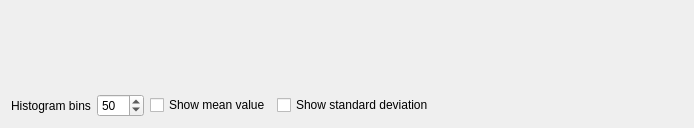
<?xml version="1.0" encoding="UTF-8"?>
<ui version="4.0">
 <class>QgsHistogramWidgetBase</class>
 <widget class="QWidget" name="QgsHistogramWidgetBase">
  <property name="geometry">
   <rect>
    <x>0</x>
    <y>0</y>
    <width>694</width>
    <height>128</height>
   </rect>
  </property>
  <property name="sizePolicy">
   <sizepolicy hsizetype="Preferred" vsizetype="MinimumExpanding">
    <horstretch>0</horstretch>
    <verstretch>0</verstretch>
   </sizepolicy>
  </property>
  <property name="minimumSize">
   <size>
    <width>0</width>
    <height>60</height>
   </size>
  </property>
  <property name="windowTitle">
   <string>Form</string>
  </property>
  <layout class="QVBoxLayout" name="verticalLayout" stretch="1,0">
   <item>
    <widget class="QwtPlot" name="mpPlot">
     <property name="sizePolicy">
      <sizepolicy hsizetype="Preferred" vsizetype="MinimumExpanding">
       <horstretch>0</horstretch>
       <verstretch>0</verstretch>
      </sizepolicy>
     </property>
     <property name="minimumSize">
      <size>
       <width>0</width>
       <height>30</height>
      </size>
     </property>
    </widget>
   </item>
   <item>
    <layout class="QHBoxLayout" name="horizontalLayout_4">
     <item>
      <widget class="QLabel" name="label_12">
       <property name="text">
        <string>Histogram bins</string>
       </property>
      </widget>
     </item>
     <item>
      <widget class="QSpinBox" name="mBinsSpinBox">
       <property name="minimum">
        <number>1</number>
       </property>
       <property name="maximum">
        <number>999</number>
       </property>
       <property name="value">
        <number>50</number>
       </property>
      </widget>
     </item>
     <item>
      <widget class="QCheckBox" name="mMeanCheckBox">
       <property name="text">
        <string>Show mean value</string>
       </property>
      </widget>
     </item>
     <item>
      <widget class="QCheckBox" name="mStdevCheckBox">
       <property name="text">
        <string>Show standard deviation</string>
       </property>
      </widget>
     </item>
     <item>
      <spacer name="horizontalSpacer_3">
       <property name="orientation">
        <enum>Qt::Horizontal</enum>
       </property>
       <property name="sizeHint" stdset="0">
        <size>
         <width>40</width>
         <height>20</height>
        </size>
       </property>
      </spacer>
     </item>
    </layout>
   </item>
  </layout>
 </widget>
 <customwidgets>
  <customwidget>
   <class>QwtPlot</class>
   <extends>QFrame</extends>
   <header>qwt_plot.h</header>
   <container>1</container>
  </customwidget>
 </customwidgets>
 <resources/>
 <connections/>
</ui>
